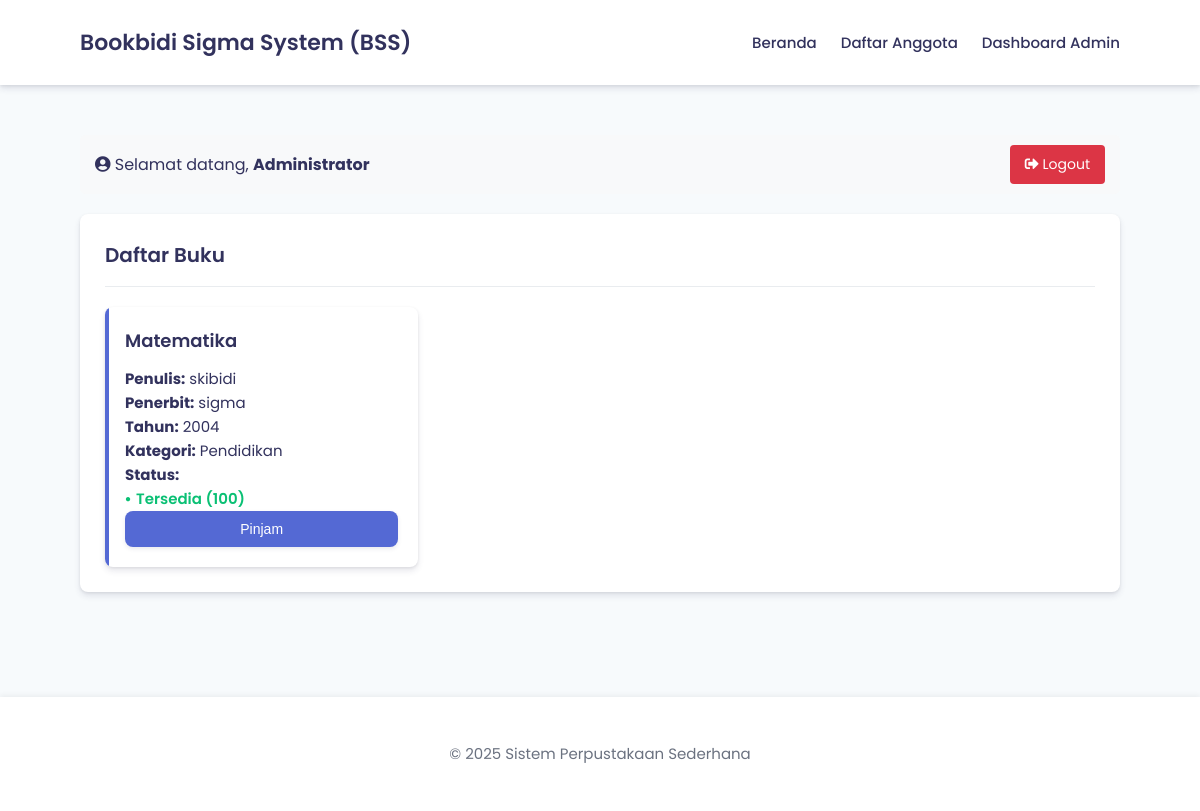
/dashboard_utama.php (signed in), run on the app's committed database.
### tables this page shows
CREATE TABLE `buku` (
  `id` int(11) NOT NULL,
  `judul` varchar(255) NOT NULL,
  `penulis` varchar(255) NOT NULL,
  `penerbit` varchar(255) NOT NULL,
  `tahun_terbit` int(11) NOT NULL,
  `isbn` varchar(20) NOT NULL,
  `kategori` varchar(100) NOT NULL,
  `jumlah_tersedia` int(11) NOT NULL DEFAULT 1,
  `total_stok` int(11) NOT NULL DEFAULT 1,
  `created_at` timestamp NOT NULL DEFAULT current_timestamp()
);

### dashboard_utama.php (the view, shortened to what this page needs)
<?php
require_once 'config/database.php';
$query = "SELECT * FROM buku ORDER BY judul ASC";
$result = mysqli_query($conn, $query);
$books = [];
while ($row = mysqli_fetch_assoc($result)) {
    $books[] = $row;
}
?>
<!DOCTYPE html>
<html lang="id">
<head>
    <link rel="stylesheet" href="assets/css/style.css">
    <link rel="stylesheet" href="https://cdnjs.cloudflare.com/ajax/libs/font-awesome/5.15.4/css/all.min.css">
</head>
<body>
    <header>
        <div class="container">
            <h1>Bookbidi Sigma System (BSS)</h1>
            <nav>
                <ul>
                    <li><a href="#">Beranda</a></li>
                    <li><a href="anggota/register.php">Daftar Anggota</a></li>
                    <?php if(!isset($_SESSION['admin_id'])): ?>
                        <li><a href="admin/login.php">Dashboard Admin</a></li>
                    <?php else: ?>
                        <li><a href="admin/dashboard.php">Dashboard Admin</a></li>
                    <?php endif; ?>
                </ul>
            </nav>
        </div>
    </header>
    <div class="container">
        <?php if(isset($_SESSION['admin_id'])): ?>
            <div class="user-info">
                <p class="welcome-text">
                    <i class="fas fa-user-circle"></i> Selamat datang, <strong><?php echo $_SESSION['admin_nama']; ?></strong>
                </p>
                <a href="logout.php" class="logout-btn">
                    <i class="fas fa-sign-out-alt"></i> Logout
                </a>
            </div>
        <?php endif; ?>
        <div class="card">
            <div class="card-header">
                <h2>Daftar Buku</h2>
            </div>
            <?php if (count($books) > 0): ?>
                <div class="book-list">
                    <?php foreach ($books as $book): ?>
                        <div class="book-card">
                            <h3><?php echo $book['judul']; ?></h3>
                            <p><strong>Penulis:</strong> <?php echo $book['penulis']; ?></p>
                            <p><strong>Penerbit:</strong> <?php echo $book['penerbit']; ?></p>
                            <p><strong>Tahun:</strong> <?php echo $book['tahun_terbit']; ?></p>
                            <p><strong>Kategori:</strong> <?php echo $book['kategori']; ?></p>
                            <p>
                                <strong>Status:</strong>
                                <?php if ($book['jumlah_tersedia'] > 0): ?>
                                    <span class="status-available">Tersedia (<?php echo $book['jumlah_tersedia']; ?>)</span>
                                <?php else: ?>
                                    <span class="status-borrowed">Tidak Tersedia</span>
                                <?php endif; ?>
                            </p>
                            <?php if ($book['jumlah_tersedia'] > 0): ?>
                                <button class="btn" onclick="document.getElementById('pinjam-form-container').style.display='block'; document.getElementById('id_buku').value='<?php echo $book['id']; ?>';">Pinjam</button>
                            <?php endif; ?>
                        </div>
                    <?php endforeach; ?>
                </div>
            <?php else: ?>
                <p>Belum ada buku yang tersedia.</p>
            <?php endif; ?>
        </div>
    </div>
    <footer>
        <div class="container">
            <p>&copy; <?php echo date('Y'); ?> Sistem Perpustakaan Sederhana</p>
        </div>
    </footer>
</body>
</html>

### assets/css/style.css (style rules this page uses)
:root { --primary: #5469d4; --primary-light: #7b8ce6; --secondary: #32325d; --success: #0ac074; --danger: #ff4c4c; --warning: #ffb82e; --info: #17a2b8; --light: #f8f9fa; --dark: #212529; --gray: #6b7280; --light-gray: #e9ecef; --white: #ffffff; --shadow: 0 4px 6px rgba(50, 50, 93, 0.11), 0 1px 3px rgba(0, 0, 0, 0.08); --shadow-lg: 0 10px 20px rgba(50, 50, 93, 0.15), 0 5px 8px rgba(0, 0, 0, 0.1); --border-radius: 8px; --transition: all 0.2s ease; }
* { box-sizing: border-box; margin: 0; padding: 0; }
body { font-family: 'Poppins'; line-height: 1.6; margin: 0; padding: 0; background-color: #f7fafc; color: var(--secondary); font-size: 15px; }
.container { width: 90%; max-width: 1200px; margin: 0 auto; padding: 20px; }
header { background-color: var(--white); color: var(--secondary); padding: 15px 0; margin-bottom: 30px; box-shadow: var(--shadow); position: sticky; top: 0; z-index: 1000; }
header .container { display: flex; justify-content: space-between; align-items: center; padding: 10px 20px; }
header h1 { margin: 0; font-size: 22px; font-weight: 600; color: var(--secondary); }
nav ul { list-style: none; display: flex; margin: 0; padding: 0; }
nav ul li { margin-left: 24px; }
nav ul li a { color: var(--secondary); text-decoration: none; font-weight: 500; padding: 5px 0; position: relative; transition: var(--transition); }
nav ul li a:after { content: ''; position: absolute; width: 0; height: 2px; display: block; margin-top: 3px; background: var(--primary); transition: var(--transition); }
.card { background-color: var(--white); border-radius: var(--border-radius); box-shadow: var(--shadow); margin-bottom: 25px; padding: 25px; transition: var(--transition); }
.card-header { border-bottom: 1px solid var(--light-gray); padding-bottom: 15px; margin-bottom: 20px; display: flex; justify-content: space-between; align-items: center; }
.card-header h2 { margin: 0; font-size: 20px; font-weight: 600; color: var(--secondary); }
.btn { display: inline-block; padding: 10px 18px; border-radius: var(--border-radius); background-color: var(--primary); color: var(--white); text-decoration: none; border: none; cursor: pointer; font-size: 14px; font-weight: 500; transition: var(--transition); box-shadow: 0 2px 4px rgba(50, 50, 93, 0.1); }
footer { text-align: center; padding: 25px 0; background-color: var(--white); color: var(--gray); margin-top: 60px; box-shadow: 0 -2px 5px rgba(0, 0, 0, 0.05); }
.book-list { display: grid; grid-template-columns: repeat(auto-fill, minmax(280px, 1fr)); gap: 25px; }
.book-card { border-radius: var(--border-radius); padding: 20px; background-color: var(--white); transition: var(--transition); box-shadow: var(--shadow); display: flex; flex-direction: column; height: 100%; position: relative; overflow: hidden; }
.book-card:before { content: ''; position: absolute; top: 0; left: 0; width: 4px; height: 100%; background: var(--primary); }
.book-card h3 { margin-top: 0; margin-bottom: 12px; font-size: 18px; font-weight: 600; }
.status-available { color: var(--success); font-weight: 600; display: flex; align-items: center; }
.status-available:before { content: '●'; display: inline-block; margin-right: 5px; font-size: 10px; }

### dashboard_utama.php (style rules this page uses)
.user-info { background-color: #f8f9fa; padding: 10px 15px; border-radius: 5px; margin-bottom: 20px; display: flex; justify-content: space-between; align-items: center; }
.welcome-text { font-size: 16px; margin: 0; }
.logout-btn { background-color: #dc3545; color: white; padding: 8px 15px; border: none; border-radius: 4px; cursor: pointer; text-decoration: none; font-size: 14px; }

### data on the page
buku: judul "Matematika", penulis "skibidi", penerbit "sigma", tahun_terbit "2004", kategori "Pendidikan", jumlah_tersedia "100", $book['id'] 1 (drawn)

### other printed values
$_SESSION['admin_nama'] "Administrator"
